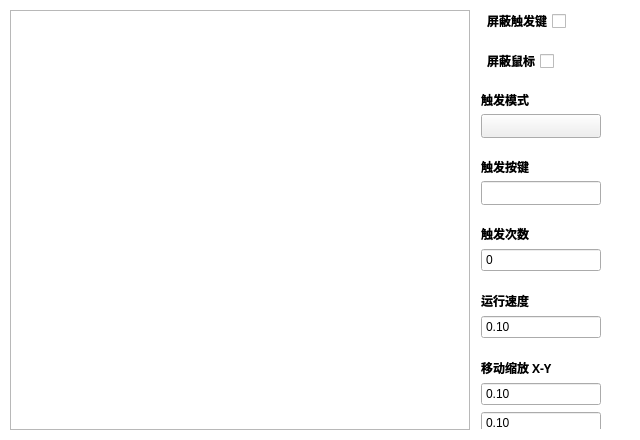
<?xml version="1.0" encoding="UTF-8"?>
<ui version="4.0">
 <class>TriggerUiClass</class>
 <widget class="QWidget" name="TriggerUiClass">
  <property name="geometry">
   <rect>
    <x>0</x>
    <y>0</y>
    <width>640</width>
    <height>440</height>
   </rect>
  </property>
  <property name="sizePolicy">
   <sizepolicy hsizetype="Fixed" vsizetype="Fixed">
    <horstretch>0</horstretch>
    <verstretch>0</verstretch>
   </sizepolicy>
  </property>
  <property name="minimumSize">
   <size>
    <width>640</width>
    <height>440</height>
   </size>
  </property>
  <property name="maximumSize">
   <size>
    <width>640</width>
    <height>440</height>
   </size>
  </property>
  <property name="windowTitle">
   <string>Trigger</string>
  </property>
  <property name="styleSheet">
   <string notr="true">#TriggerUiClass{background:transparent}</string>
  </property>
  <layout class="QVBoxLayout" name="verticalLayout_5">
   <property name="spacing">
    <number>0</number>
   </property>
   <property name="leftMargin">
    <number>0</number>
   </property>
   <property name="topMargin">
    <number>0</number>
   </property>
   <property name="rightMargin">
    <number>0</number>
   </property>
   <property name="bottomMargin">
    <number>0</number>
   </property>
   <item>
    <widget class="QWidget" name="content_widget" native="true">
     <property name="styleSheet">
      <string notr="true">#content_widget{background:transparent}</string>
     </property>
     <layout class="QVBoxLayout" name="verticalLayout">
      <property name="spacing">
       <number>10</number>
      </property>
      <property name="leftMargin">
       <number>10</number>
      </property>
      <property name="topMargin">
       <number>10</number>
      </property>
      <property name="rightMargin">
       <number>10</number>
      </property>
      <property name="bottomMargin">
       <number>10</number>
      </property>
      <item>
       <layout class="QHBoxLayout" name="content_box">
        <property name="spacing">
         <number>10</number>
        </property>
        <item>
         <widget class="QMacroTable" name="macroGroup_table">
          <property name="sizePolicy">
           <sizepolicy hsizetype="Minimum" vsizetype="Preferred">
            <horstretch>0</horstretch>
            <verstretch>0</verstretch>
           </sizepolicy>
          </property>
          <property name="minimumSize">
           <size>
            <width>460</width>
            <height>0</height>
           </size>
          </property>
          <property name="font">
           <font>
            <family>Microsoft YaHei</family>
            <weight>75</weight>
            <bold>true</bold>
           </font>
          </property>
          <property name="focusPolicy">
           <enum>Qt::ClickFocus</enum>
          </property>
          <property name="styleSheet">
           <string notr="true">QHeaderView::section,QScrollBar{background:transparent}</string>
          </property>
          <property name="editTriggers">
           <set>QAbstractItemView::NoEditTriggers</set>
          </property>
          <property name="tabKeyNavigation">
           <bool>false</bool>
          </property>
          <property name="showDropIndicator" stdset="0">
           <bool>false</bool>
          </property>
          <property name="dragDropOverwriteMode">
           <bool>false</bool>
          </property>
          <property name="selectionMode">
           <enum>QAbstractItemView::SingleSelection</enum>
          </property>
          <property name="selectionBehavior">
           <enum>QAbstractItemView::SelectRows</enum>
          </property>
          <property name="showGrid">
           <bool>false</bool>
          </property>
         </widget>
        </item>
        <item>
         <widget class="QScrollArea" name="scrollArea">
          <property name="styleSheet">
           <string notr="true">#scrollArea{background-color:rgba(0,0,0,0)}</string>
          </property>
          <property name="verticalScrollBarPolicy">
           <enum>Qt::ScrollBarAlwaysOff</enum>
          </property>
          <property name="horizontalScrollBarPolicy">
           <enum>Qt::ScrollBarAlwaysOff</enum>
          </property>
          <property name="widgetResizable">
           <bool>true</bool>
          </property>
          <widget class="QWidget" name="scrollAreaContents">
           <property name="geometry">
            <rect>
             <x>0</x>
             <y>0</y>
             <width>146</width>
             <height>544</height>
            </rect>
           </property>
           <property name="styleSheet">
            <string notr="true">#scrollAreaContents{background-color:rgba(0,0,0,0)}</string>
           </property>
           <layout class="QVBoxLayout" name="verticalLayout_2">
            <property name="spacing">
             <number>20</number>
            </property>
            <property name="leftMargin">
             <number>0</number>
            </property>
            <property name="topMargin">
             <number>0</number>
            </property>
            <property name="rightMargin">
             <number>0</number>
            </property>
            <property name="bottomMargin">
             <number>0</number>
            </property>
            <item>
             <layout class="QHBoxLayout" name="block_box">
              <property name="spacing">
               <number>5</number>
              </property>
              <item>
               <widget class="QCheckBox" name="block_check">
                <property name="sizePolicy">
                 <sizepolicy hsizetype="Preferred" vsizetype="Preferred">
                  <horstretch>0</horstretch>
                  <verstretch>0</verstretch>
                 </sizepolicy>
                </property>
                <property name="minimumSize">
                 <size>
                  <width>0</width>
                  <height>20</height>
                 </size>
                </property>
                <property name="font">
                 <font>
                  <family>Microsoft YaHei</family>
                  <weight>75</weight>
                  <bold>true</bold>
                 </font>
                </property>
                <property name="focusPolicy">
                 <enum>Qt::ClickFocus</enum>
                </property>
                <property name="layoutDirection">
                 <enum>Qt::RightToLeft</enum>
                </property>
                <property name="text">
                 <string>屏蔽触发键</string>
                </property>
                <property name="checkable">
                 <bool>true</bool>
                </property>
                <property name="autoRepeat">
                 <bool>false</bool>
                </property>
                <property name="autoExclusive">
                 <bool>false</bool>
                </property>
                <property name="tristate">
                 <bool>false</bool>
                </property>
               </widget>
              </item>
              <item>
               <spacer name="block_spacer">
                <property name="orientation">
                 <enum>Qt::Horizontal</enum>
                </property>
                <property name="sizeHint" stdset="0">
                 <size>
                  <width>40</width>
                  <height>20</height>
                 </size>
                </property>
               </spacer>
              </item>
             </layout>
            </item>
            <item>
             <layout class="QHBoxLayout" name="block_cur_box">
              <property name="spacing">
               <number>5</number>
              </property>
              <item>
               <widget class="QCheckBox" name="block_cur_check">
                <property name="sizePolicy">
                 <sizepolicy hsizetype="Preferred" vsizetype="Preferred">
                  <horstretch>0</horstretch>
                  <verstretch>0</verstretch>
                 </sizepolicy>
                </property>
                <property name="minimumSize">
                 <size>
                  <width>0</width>
                  <height>20</height>
                 </size>
                </property>
                <property name="font">
                 <font>
                  <family>Microsoft YaHei</family>
                  <weight>75</weight>
                  <bold>true</bold>
                 </font>
                </property>
                <property name="focusPolicy">
                 <enum>Qt::ClickFocus</enum>
                </property>
                <property name="layoutDirection">
                 <enum>Qt::RightToLeft</enum>
                </property>
                <property name="text">
                 <string>屏蔽鼠标</string>
                </property>
                <property name="checkable">
                 <bool>true</bool>
                </property>
                <property name="autoRepeat">
                 <bool>false</bool>
                </property>
                <property name="autoExclusive">
                 <bool>false</bool>
                </property>
                <property name="tristate">
                 <bool>false</bool>
                </property>
               </widget>
              </item>
              <item>
               <spacer name="block_cur_spacer">
                <property name="orientation">
                 <enum>Qt::Horizontal</enum>
                </property>
                <property name="sizeHint" stdset="0">
                 <size>
                  <width>40</width>
                  <height>20</height>
                 </size>
                </property>
               </spacer>
              </item>
             </layout>
            </item>
            <item>
             <layout class="QVBoxLayout" name="mode_box">
              <property name="spacing">
               <number>5</number>
              </property>
              <item>
               <widget class="QLabel" name="mode_label">
                <property name="sizePolicy">
                 <sizepolicy hsizetype="Preferred" vsizetype="Preferred">
                  <horstretch>0</horstretch>
                  <verstretch>0</verstretch>
                 </sizepolicy>
                </property>
                <property name="font">
                 <font>
                  <family>Microsoft YaHei</family>
                  <weight>75</weight>
                  <bold>true</bold>
                 </font>
                </property>
                <property name="text">
                 <string>触发模式</string>
                </property>
               </widget>
              </item>
              <item>
               <widget class="QComboBox" name="mode_combo">
                <property name="minimumSize">
                 <size>
                  <width>120</width>
                  <height>24</height>
                 </size>
                </property>
                <property name="maximumSize">
                 <size>
                  <width>120</width>
                  <height>24</height>
                 </size>
                </property>
                <property name="focusPolicy">
                 <enum>Qt::ClickFocus</enum>
                </property>
                <property name="toolTip">
                 <string/>
                </property>
                <property name="styleSheet">
                 <string notr="true">QComboBox{padding-left:30px}QComboBox::drop-down{width:30px;border:none}QComboBox::down-arrow{image:url(:/arrow.png);width:14px;height:14px}</string>
                </property>
               </widget>
              </item>
             </layout>
            </item>
            <item>
             <layout class="QVBoxLayout" name="key_box">
              <property name="spacing">
               <number>5</number>
              </property>
              <item>
               <widget class="QLabel" name="key_label">
                <property name="sizePolicy">
                 <sizepolicy hsizetype="Preferred" vsizetype="Preferred">
                  <horstretch>0</horstretch>
                  <verstretch>0</verstretch>
                 </sizepolicy>
                </property>
                <property name="font">
                 <font>
                  <family>Microsoft YaHei</family>
                  <weight>75</weight>
                  <bold>true</bold>
                 </font>
                </property>
                <property name="text">
                 <string>触发按键</string>
                </property>
               </widget>
              </item>
              <item>
               <widget class="QKeyEdit" name="key_keyedit">
                <property name="minimumSize">
                 <size>
                  <width>120</width>
                  <height>24</height>
                 </size>
                </property>
                <property name="maximumSize">
                 <size>
                  <width>120</width>
                  <height>24</height>
                 </size>
                </property>
                <property name="focusPolicy">
                 <enum>Qt::ClickFocus</enum>
                </property>
               </widget>
              </item>
             </layout>
            </item>
            <item>
             <layout class="QVBoxLayout" name="count_box">
              <property name="spacing">
               <number>5</number>
              </property>
              <item>
               <widget class="QLabel" name="count_label">
                <property name="sizePolicy">
                 <sizepolicy hsizetype="Preferred" vsizetype="Preferred">
                  <horstretch>0</horstretch>
                  <verstretch>0</verstretch>
                 </sizepolicy>
                </property>
                <property name="font">
                 <font>
                  <family>Microsoft YaHei</family>
                  <weight>75</weight>
                  <bold>true</bold>
                 </font>
                </property>
                <property name="text">
                 <string>触发次数</string>
                </property>
               </widget>
              </item>
              <item>
               <widget class="QSpinBox" name="count_edit">
                <property name="minimumSize">
                 <size>
                  <width>120</width>
                  <height>24</height>
                 </size>
                </property>
                <property name="maximumSize">
                 <size>
                  <width>120</width>
                  <height>24</height>
                 </size>
                </property>
                <property name="focusPolicy">
                 <enum>Qt::ClickFocus</enum>
                </property>
                <property name="buttonSymbols">
                 <enum>QAbstractSpinBox::NoButtons</enum>
                </property>
                <property name="maximum">
                 <number>9999</number>
                </property>
               </widget>
              </item>
             </layout>
            </item>
            <item>
             <layout class="QVBoxLayout" name="speed_box">
              <property name="spacing">
               <number>5</number>
              </property>
              <item>
               <widget class="QLabel" name="speed_label">
                <property name="sizePolicy">
                 <sizepolicy hsizetype="Preferred" vsizetype="Preferred">
                  <horstretch>0</horstretch>
                  <verstretch>0</verstretch>
                 </sizepolicy>
                </property>
                <property name="font">
                 <font>
                  <family>Microsoft YaHei</family>
                  <weight>75</weight>
                  <bold>true</bold>
                 </font>
                </property>
                <property name="text">
                 <string>运行速度</string>
                </property>
               </widget>
              </item>
              <item>
               <widget class="QDoubleSpinBox" name="speed_edit">
                <property name="minimumSize">
                 <size>
                  <width>120</width>
                  <height>24</height>
                 </size>
                </property>
                <property name="maximumSize">
                 <size>
                  <width>120</width>
                  <height>24</height>
                 </size>
                </property>
                <property name="focusPolicy">
                 <enum>Qt::ClickFocus</enum>
                </property>
                <property name="buttonSymbols">
                 <enum>QAbstractSpinBox::NoButtons</enum>
                </property>
                <property name="minimum">
                 <double>0.100000000000000</double>
                </property>
                <property name="maximum">
                 <double>10.000000000000000</double>
                </property>
                <property name="singleStep">
                 <double>0.500000000000000</double>
                </property>
               </widget>
              </item>
             </layout>
            </item>
            <item>
             <layout class="QVBoxLayout" name="moveScale_box">
              <property name="spacing">
               <number>5</number>
              </property>
              <item>
               <widget class="QLabel" name="moveScale_label">
                <property name="sizePolicy">
                 <sizepolicy hsizetype="Preferred" vsizetype="Preferred">
                  <horstretch>0</horstretch>
                  <verstretch>0</verstretch>
                 </sizepolicy>
                </property>
                <property name="font">
                 <font>
                  <family>Microsoft YaHei</family>
                  <weight>75</weight>
                  <bold>true</bold>
                 </font>
                </property>
                <property name="text">
                 <string>移动缩放 X-Y</string>
                </property>
               </widget>
              </item>
              <item>
               <widget class="QDoubleSpinBox" name="moveScale_x_edit">
                <property name="minimumSize">
                 <size>
                  <width>120</width>
                  <height>24</height>
                 </size>
                </property>
                <property name="maximumSize">
                 <size>
                  <width>120</width>
                  <height>24</height>
                 </size>
                </property>
                <property name="focusPolicy">
                 <enum>Qt::ClickFocus</enum>
                </property>
                <property name="buttonSymbols">
                 <enum>QAbstractSpinBox::NoButtons</enum>
                </property>
                <property name="minimum">
                 <double>0.100000000000000</double>
                </property>
                <property name="maximum">
                 <double>10.000000000000000</double>
                </property>
                <property name="singleStep">
                 <double>0.500000000000000</double>
                </property>
               </widget>
              </item>
              <item>
               <widget class="QDoubleSpinBox" name="moveScale_y_edit">
                <property name="minimumSize">
                 <size>
                  <width>120</width>
                  <height>24</height>
                 </size>
                </property>
                <property name="maximumSize">
                 <size>
                  <width>120</width>
                  <height>24</height>
                 </size>
                </property>
                <property name="focusPolicy">
                 <enum>Qt::ClickFocus</enum>
                </property>
                <property name="buttonSymbols">
                 <enum>QAbstractSpinBox::NoButtons</enum>
                </property>
                <property name="minimum">
                 <double>0.100000000000000</double>
                </property>
                <property name="maximum">
                 <double>10.000000000000000</double>
                </property>
                <property name="singleStep">
                 <double>0.500000000000000</double>
                </property>
               </widget>
              </item>
             </layout>
            </item>
            <item>
             <layout class="QVBoxLayout" name="posScale_box">
              <property name="spacing">
               <number>5</number>
              </property>
              <item>
               <widget class="QLabel" name="posScale_label">
                <property name="sizePolicy">
                 <sizepolicy hsizetype="Preferred" vsizetype="Preferred">
                  <horstretch>0</horstretch>
                  <verstretch>0</verstretch>
                 </sizepolicy>
                </property>
                <property name="font">
                 <font>
                  <family>Microsoft YaHei</family>
                  <weight>75</weight>
                  <bold>true</bold>
                 </font>
                </property>
                <property name="text">
                 <string>位置偏移 X-Y</string>
                </property>
               </widget>
              </item>
              <item>
               <widget class="QDoubleSpinBox" name="posScale_x_edit">
                <property name="minimumSize">
                 <size>
                  <width>120</width>
                  <height>24</height>
                 </size>
                </property>
                <property name="maximumSize">
                 <size>
                  <width>120</width>
                  <height>24</height>
                 </size>
                </property>
                <property name="focusPolicy">
                 <enum>Qt::ClickFocus</enum>
                </property>
                <property name="buttonSymbols">
                 <enum>QAbstractSpinBox::NoButtons</enum>
                </property>
                <property name="minimum">
                 <double>-1.000000000000000</double>
                </property>
                <property name="maximum">
                 <double>1.000000000000000</double>
                </property>
                <property name="singleStep">
                 <double>0.100000000000000</double>
                </property>
               </widget>
              </item>
              <item>
               <widget class="QDoubleSpinBox" name="posScale_y_edit">
                <property name="minimumSize">
                 <size>
                  <width>120</width>
                  <height>24</height>
                 </size>
                </property>
                <property name="maximumSize">
                 <size>
                  <width>120</width>
                  <height>24</height>
                 </size>
                </property>
                <property name="focusPolicy">
                 <enum>Qt::ClickFocus</enum>
                </property>
                <property name="buttonSymbols">
                 <enum>QAbstractSpinBox::NoButtons</enum>
                </property>
                <property name="minimum">
                 <double>-1.000000000000000</double>
                </property>
                <property name="maximum">
                 <double>1.000000000000000</double>
                </property>
                <property name="singleStep">
                 <double>0.100000000000000</double>
                </property>
               </widget>
              </item>
             </layout>
            </item>
            <item>
             <spacer name="stack_page_1_spacer">
              <property name="orientation">
               <enum>Qt::Vertical</enum>
              </property>
              <property name="sizeHint" stdset="0">
               <size>
                <width>20</width>
                <height>53</height>
               </size>
              </property>
             </spacer>
            </item>
           </layout>
          </widget>
         </widget>
        </item>
       </layout>
      </item>
     </layout>
    </widget>
   </item>
  </layout>
 </widget>
 <customwidgets>
  <customwidget>
   <class>QKeyEdit</class>
   <extends>QLineEdit</extends>
   <header location="global">qkeyedit.h</header>
  </customwidget>
  <customwidget>
   <class>QMacroTable</class>
   <extends>QTableWidget</extends>
   <header location="global">qmacrotable.h</header>
  </customwidget>
 </customwidgets>
 <resources>
  <include location="../res/QuickInput.qrc"/>
 </resources>
 <connections/>
</ui>
